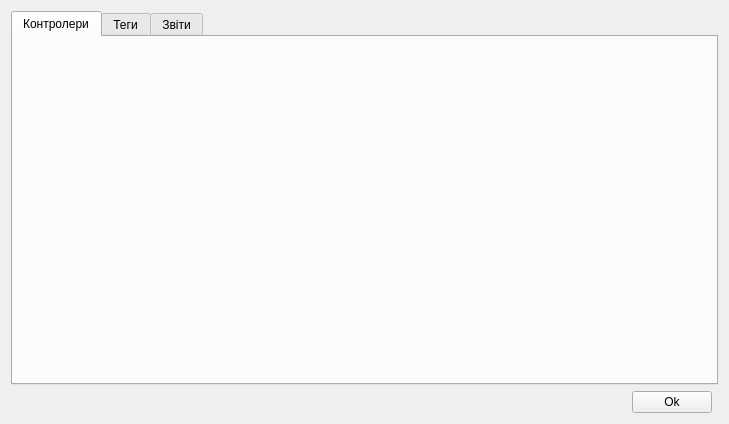
<?xml version="1.0" encoding="UTF-8"?>
<ui version="4.0">
 <class>SParamDialog</class>
 <widget class="QDialog" name="SParamDialog">
  <property name="geometry">
   <rect>
    <x>0</x>
    <y>0</y>
    <width>729</width>
    <height>424</height>
   </rect>
  </property>
  <property name="windowTitle">
   <string>System parameters</string>
  </property>
  <layout class="QGridLayout" name="gridLayout">
   <item row="1" column="0">
    <spacer name="horizontalSpacer">
     <property name="orientation">
      <enum>Qt::Horizontal</enum>
     </property>
     <property name="sizeHint" stdset="0">
      <size>
       <width>263</width>
       <height>20</height>
      </size>
     </property>
    </spacer>
   </item>
   <item row="1" column="1">
    <widget class="QPushButton" name="bn_Ok">
     <property name="text">
      <string>Ok</string>
     </property>
     <property name="autoDefault">
      <bool>false</bool>
     </property>
    </widget>
   </item>
   <item row="0" column="0" colspan="3">
    <widget class="QTabWidget" name="tabWidget">
     <property name="currentIndex">
      <number>0</number>
     </property>
     <widget class="QWidget" name="tabPlc">
      <attribute name="title">
       <string>Контролери</string>
      </attribute>
     </widget>
     <widget class="QWidget" name="tabTag">
      <attribute name="title">
       <string>Теги</string>
      </attribute>
     </widget>
     <widget class="QWidget" name="tab">
      <attribute name="title">
       <string>Звіти</string>
      </attribute>
      <layout class="QVBoxLayout" name="verticalLayout">
       <item>
        <widget class="QCheckBox" name="writeRep">
         <property name="text">
          <string>Писати звіти</string>
         </property>
        </widget>
       </item>
       <item>
        <spacer name="verticalSpacer">
         <property name="orientation">
          <enum>Qt::Vertical</enum>
         </property>
         <property name="sizeHint" stdset="0">
          <size>
           <width>20</width>
           <height>40</height>
          </size>
         </property>
        </spacer>
       </item>
      </layout>
     </widget>
    </widget>
   </item>
  </layout>
 </widget>
 <resources/>
 <connections>
  <connection>
   <sender>bn_Ok</sender>
   <signal>clicked()</signal>
   <receiver>SParamDialog</receiver>
   <slot>accept()</slot>
   <hints>
    <hint type="sourcelabel">
     <x>674</x>
     <y>400</y>
    </hint>
    <hint type="destinationlabel">
     <x>364</x>
     <y>211</y>
    </hint>
   </hints>
  </connection>
 </connections>
</ui>
